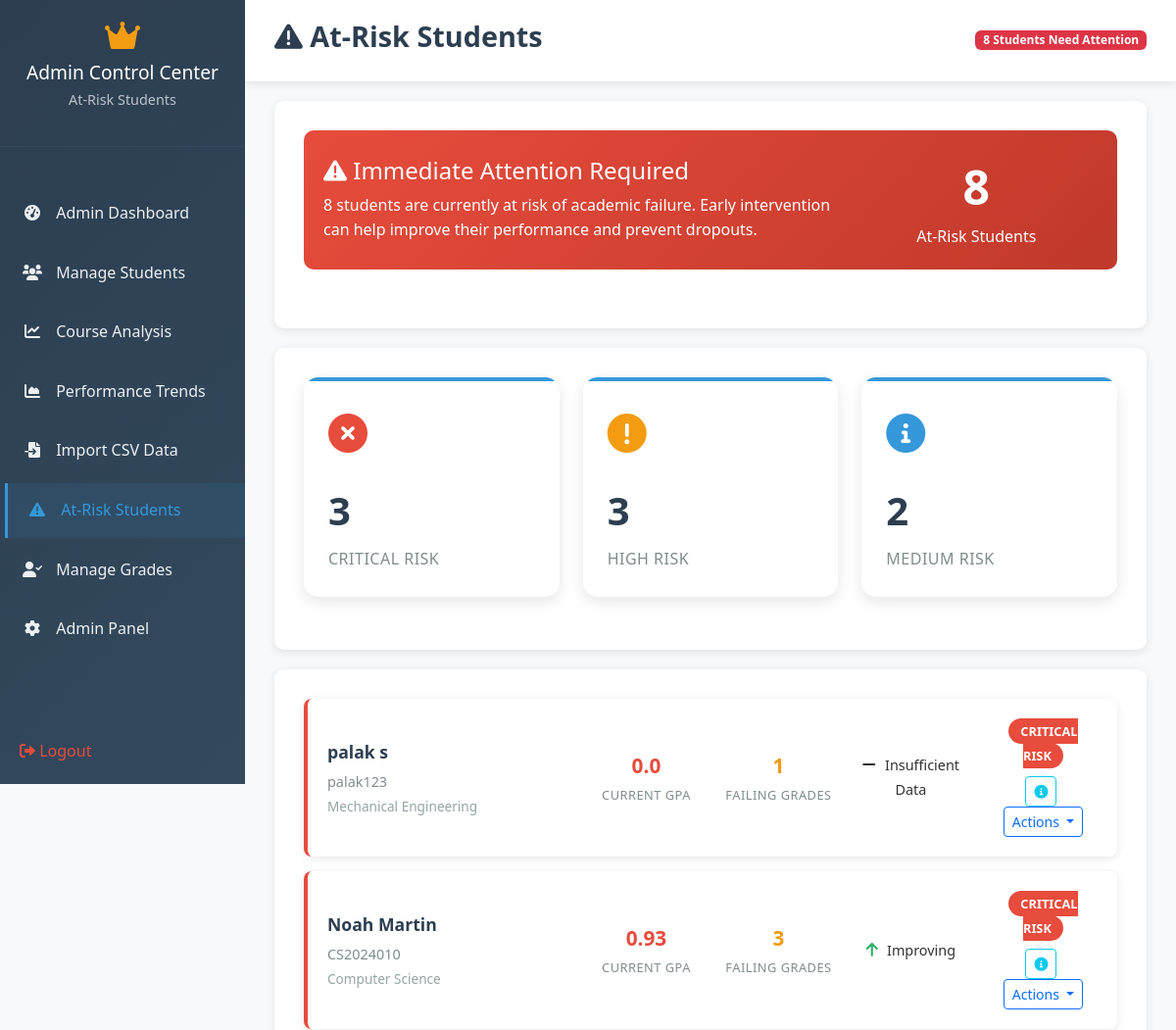
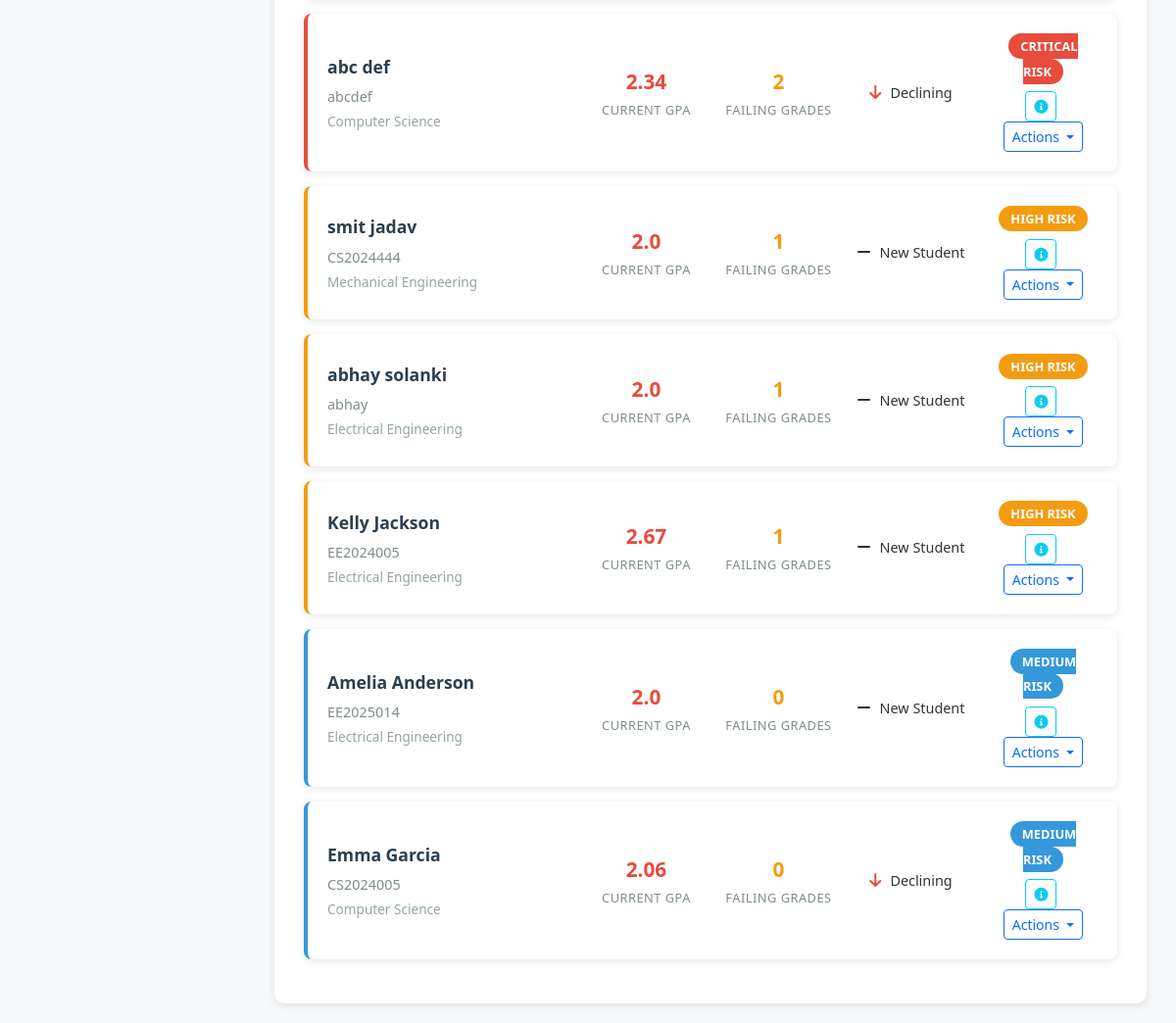
/at-risk-students/ (signed in), run on the app's committed database (2 pictures, top to bottom).
### sms/models.py (models this page shows, shortened)
class Student(models.Model):
    YEAR_CHOICES = (
        ('1', 'First Year'),
        ('2', 'Second Year'),
        ('3', 'Third Year'),
        ('4', 'Fourth Year'),
    )
    user = models.OneToOneField(User, on_delete=models.CASCADE, related_name='student_profile')
    student_id = models.CharField(max_length=20, unique=True)
    department = models.ForeignKey(Department, on_delete=models.CASCADE, related_name='students')
    year = models.CharField(max_length=1, choices=YEAR_CHOICES, default='1')
    enrollment_date = models.DateField()
    date_of_birth = models.DateField(blank=True, null=True)
    parent_name = models.CharField(max_length=100, blank=True, null=True)
    parent_phone = models.CharField(max_length=15, blank=True, null=True)
    emergency_contact = models.CharField(max_length=15, blank=True, null=True)
    is_active = models.BooleanField(default=True)
    created_at = models.DateTimeField(auto_now_add=True)
    updated_at = models.DateTimeField(auto_now=True)
    class Meta:
        ordering = ['student_id']

class User(AbstractUser):
    USER_TYPE_CHOICES = (
        ('admin', 'Admin'),
        ('student', 'Student'),
    )
    user_type = models.CharField(max_length=10, choices=USER_TYPE_CHOICES, default='student')
    phone = models.CharField(max_length=15, blank=True, null=True)
    address = models.TextField(blank=True, null=True)
    profile_picture = models.ImageField(upload_to='profile_pics/', blank=True, null=True)
    created_at = models.DateTimeField(auto_now_add=True)
    updated_at = models.DateTimeField(auto_now=True)

class Department(models.Model):
    name = models.CharField(max_length=100, unique=True)
    code = models.CharField(max_length=10, unique=True)
    description = models.TextField(blank=True, null=True)
    head_of_department = models.CharField(max_length=100, blank=True, null=True)
    created_at = models.DateTimeField(auto_now_add=True)
    updated_at = models.DateTimeField(auto_now=True)
    class Meta:
        ordering = ['name']

### sms/views.py (the view)
# urls.py: path('at-risk-students/', views.at_risk_students, name='at_risk_students'),
@login_required
def at_risk_students(request):
    if request.user.user_type != 'admin':
        messages.error(request, 'Access denied. Admin privileges required.')
        return redirect('sms:login')
    at_risk_students = []
    students = Student.objects.select_related('user', 'department').filter(is_active=True)
    for student in students:
        grades = Grade.objects.filter(student=student)
        if grades.exists():
            avg_gpa = grades.aggregate(avg_gpa=Avg('gpa'))['avg_gpa']
            failing_grades = grades.filter(grade='F').count()
            total_grades = grades.count()
            is_at_risk = (
                avg_gpa < 2.5 or  # Low GPA
                failing_grades > 0 or  # Has failing grades
                (failing_grades / total_grades) > 0.3  # High failure rate
            )
            if is_at_risk:
                recent_grades = grades.order_by('-created_at')[:3]
                if recent_grades.count() >= 2:
                    recent_avg = sum(g.gpa for g in recent_grades) / len(recent_grades)
                    older_grades = grades.exclude(
                        id__in=[g.id for g in recent_grades]
                    )
                    if older_grades.exists():
                        older_avg = older_grades.aggregate(avg_gpa=Avg('gpa'))['avg_gpa']
                        trend = 'Improving' if recent_avg > older_avg else 'Declining'
                    else:
                        trend = 'New Student'
                else:
                    trend = 'Insufficient Data'
                if avg_gpa < 1.5 or failing_grades >= 2:
                    risk_level = 'Critical'
                elif avg_gpa < 2.0 or failing_grades >= 1:
                    risk_level = 'High'
                else:
                    risk_level = 'Medium'
                at_risk_students.append({
                    'student': student,
                    'avg_gpa': round(avg_gpa, 2),
                    'failing_grades': failing_grades,
                    'total_grades': total_grades,
                    'trend': trend,
                    'risk_level': risk_level,
                    'last_grade': grades.order_by('-created_at').first()
                })
    risk_order = {'Critical': 0, 'High': 1, 'Medium': 2}
    at_risk_students.sort(key=lambda x: (risk_order[x['risk_level']], x['avg_gpa']))
    critical_count = sum(1 for student in at_risk_students if student['risk_level'] == 'Critical')
    high_count = sum(1 for student in at_risk_students if student['risk_level'] == 'High')
    medium_count = sum(1 for student in at_risk_students if student['risk_level'] == 'Medium')
    context = {
        'at_risk_students': at_risk_students,
        'total_at_risk': len(at_risk_students),
        'critical_count': critical_count,
        'high_count': high_count,
        'medium_count': medium_count,
    }
    return render(request, 'sms/at_risk_students.html', context)

### templates/sms/at_risk_students.html (shortened to what this page needs)
{% extends 'base.html' %} {% load static %}  {% block content %}
<div class="admin-sidebar">
  <div class="sidebar-header">
    <i
      class="fas fa-crown"
      style="color: #f39c12; font-size: 2rem; margin-bottom: 10px"
    ></i>
    <h3>Admin Control Center</h3>
    <p>At-Risk Students</p>
  </div>
  <ul class="sidebar-menu">
    <li>
      <a href="{% url 'sms:admin_dashboard' %}">
        <i class="fas fa-tachometer-alt"></i> Admin Dashboard
      </a>
    </li>
    <li>
      <a href="{% url 'sms:manage_students' %}">
        <i class="fas fa-users"></i> Manage Students
      </a>
    </li>
    <li>
      <a href="{% url 'sms:course_analysis' %}">
        <i class="fas fa-chart-line"></i> Course Analysis
      </a>
    </li>
    <li>
      <a href="{% url 'sms:performance_trends' %}">
        <i class="fas fa-chart-area"></i> Performance Trends
      </a>
    </li>
    <li>
      <a href="{% url 'sms:import_csv_data' %}">
        <i class="fas fa-file-import"></i> Import CSV Data
      </a>
    </li>
    <li>
      <a href="{% url 'sms:at_risk_students' %}" class="active">
        <i class="fas fa-exclamation-triangle"></i> At-Risk Students
      </a>
    </li>
    <li>
      <a href="{% url 'sms:manage_grades' %}">
        <i class="fas fa-user-check"></i> Manage Grades
      </a>
    </li>
    <li>
      <a href="{% url 'sms:admin_panel' %}">
        <i class="fas fa-cog"></i> Admin Panel
      </a>
    </li>
  </ul>
  <div style="position: absolute; bottom: 20px; left: 20px; right: 20px">
    <a
      href="{% url 'sms:logout' %}"
      style="color: #e74c3c; text-decoration: none"
    >
      <i class="fas fa-sign-out-alt"></i> Logout
    </a>
  </div>
</div>
<div class="main-content">
  <div class="top-navbar">
    <h1><i class="fas fa-exclamation-triangle"></i> At-Risk Students</h1>
    <div class="user-info">
      <span class="badge bg-danger"
        >{{ total_at_risk }} Students Need Attention</span
      >
    </div>
  </div>
  {% if total_at_risk > 0 %}
  <div class="form-container">
    <div class="alert-summary">
      <div class="row align-items-center">
        <div class="col-md-8">
          <h4>
            <i class="fas fa-exclamation-triangle"></i> Immediate Attention
            Required
          </h4>
          <p class="mb-0">
            {{ total_at_risk }} students are currently at risk of academic
            failure. Early intervention can help improve their performance and
            prevent dropouts.
          </p>
        </div>
        <div class="col-md-4 text-center">
          <div style="font-size: 3rem; font-weight: bold">
            {{ total_at_risk }}
          </div>
          <div>At-Risk Students</div>
        </div>
      </div>
    </div>
  </div>
  {% endif %}
  <div class="form-container">
    <div class="row mb-4">
      <div class="col-md-4">
        <div
          class="stat-card risk-critical clickable-card"
          onclick="filterByRisk('Critical')"
          style="cursor: pointer"
        >
          <div class="stat-icon" style="color: #e74c3c">
            <i class="fas fa-times-circle"></i>
          </div>
          <div class="stat-number">{{ critical_count }}</div>
          <div class="stat-label">Critical Risk</div>
        </div>
      </div>
      <div class="col-md-4">
        <div
          class="stat-card risk-high clickable-card"
          onclick="filterByRisk('High')"
          style="cursor: pointer"
        >
          <div class="stat-icon" style="color: #f39c12">
            <i class="fas fa-exclamation-circle"></i>
          </div>
          <div class="stat-number">{{ high_count }}</div>
          <div class="stat-label">High Risk</div>
        </div>
      </div>
      <div class="col-md-4">
        <div
          class="stat-card risk-medium clickable-card"
          onclick="filterByRisk('Medium')"
          style="cursor: pointer"
        >
          <div class="stat-icon" style="color: #3498db">
            <i class="fas fa-info-circle"></i>
          </div>
          <div class="stat-number">{{ medium_count }}</div>
          <div class="stat-label">Medium Risk</div>
        </div>
      </div>
    </div>
  </div>
  <div class="form-container">
    {% if at_risk_students %} {% for student_data in at_risk_students %}
    <div class="risk-card risk-{{ student_data.risk_level|lower }}">
      <div class="row align-items-center">
        <div class="col-md-4">
          <div class="student-name">
            {{ student_data.student.user.get_full_name }}
          </div>
          <div class="student-id">{{ student_data.student.student_id }}</div>
          <div class="student-department">
            {{ student_data.student.department.name }}
          </div>
        </div>
        <div class="col-md-2 text-center">
          <div class="stat-value" style="color: #e74c3c">
            {{ student_data.avg_gpa }}
          </div>
          <div class="stat-label">Current GPA</div>
        </div>
        <div class="col-md-2 text-center">
          <div class="stat-value" style="color: #f39c12">
            {{ student_data.failing_grades }}
          </div>
          <div class="stat-label">Failing Grades</div>
        </div>
        <div class="col-md-2 text-center">
          <span class="trend-icon trend-{{ student_data.trend|lower }}">
            {% if student_data.trend == 'Improving' %}
            <i class="fas fa-arrow-up"></i>
            {% elif student_data.trend == 'Declining' %}
            <i class="fas fa-arrow-down"></i>
            {% else %}
            <i class="fas fa-minus"></i>
            {% endif %}
          </span>
          <span style="font-size: 0.9rem">{{ student_data.trend }}</span>
        </div>
        <div class="col-md-2 text-center">
          <span class="risk-badge bg-{{ student_data.risk_level|lower }}">
            {{ student_data.risk_level }} Risk
          </span>
          <div class="mt-2">
            <button
              class="btn btn-outline-info btn-sm me-1"
              onclick="toggleDetails('{{ student_data.student.id }}')"
            >
              <i class="fas fa-info-circle"></i>
            </button>
            <div class="dropdown d-inline">
              <button
                class="btn btn-outline-primary btn-sm dropdown-toggle"
                type="button"
                data-bs-toggle="dropdown"
              >
                Actions
              </button>
            </div>
          </div>
        </div>
      </div>
    </div>
    {% endfor %} {% endif %}
  </div>
</div>
{% endblock %}

### static/css/style.css (style rules this page uses)
* { margin: 0; padding: 0; box-sizing: border-box; }
body { font-family: 'Segoe UI', Tahoma, Geneva, Verdana, sans-serif; line-height: 1.6; color: #333; }
.admin-sidebar { background: linear-gradient(180deg, #2c3e50 0%, #34495e 100%); min-height: 100vh; position: fixed; left: 0; top: 0; width: 250px; z-index: 1000; transition: all 0.3s ease; }
.admin-sidebar .sidebar-header { padding: 20px; text-align: center; border-bottom: 1px solid #34495e; }
.admin-sidebar .sidebar-header h3 { color: white; font-size: 1.2rem; margin-bottom: 5px; }
.admin-sidebar .sidebar-header p { color: #bdc3c7; font-size: 0.9rem; }
.admin-sidebar .sidebar-menu { list-style: none; padding: 20px 0; }
.admin-sidebar .sidebar-menu li { margin-bottom: 5px; }
.admin-sidebar .sidebar-menu a { display: block; padding: 15px 20px; color: #ecf0f1; text-decoration: none; transition: all 0.3s ease; border-left: 3px solid transparent; }
.admin-sidebar .sidebar-menu a:hover, .admin-sidebar .sidebar-menu a.active { background: rgba(52, 152, 219, 0.1); border-left-color: #3498db; color: #3498db; }
.admin-sidebar .sidebar-menu i { margin-right: 10px; width: 20px; text-align: center; }
.main-content { margin-left: 250px; min-height: 100vh; background: #f8f9fa; }
.top-navbar { background: white; padding: 15px 30px; box-shadow: 0 2px 4px rgba(0,0,0,0.1); display: flex; justify-content: space-between; align-items: center; }
.top-navbar h1 { color: #2c3e50; font-size: 1.8rem; font-weight: 600; }
.user-info { display: flex; align-items: center; gap: 15px; }
.stat-card { background: white; border-radius: 15px; padding: 25px; box-shadow: 0 5px 15px rgba(0,0,0,0.1); transition: transform 0.3s ease; position: relative; overflow: hidden; }
.stat-card::before { content: ''; position: absolute; top: 0; left: 0; right: 0; height: 4px; background: var(--card-color, #3498db); }
.stat-card .stat-icon { font-size: 2.5rem; margin-bottom: 15px; color: var(--card-color, #3498db); }
.stat-card .stat-number { font-size: 2.5rem; font-weight: 700; color: #2c3e50; margin-bottom: 5px; }
.stat-card .stat-label { color: #7f8c8d; font-size: 1rem; font-weight: 500; }
.form-container { background: white; border-radius: 15px; padding: 30px; margin: 20px; box-shadow: 0 5px 15px rgba(0,0,0,0.1); }

### data on the page
Student: student.user.get_full_name "palak s", student.student_id "palak123", student.department.name "Mechanical Engineering", avg_gpa "0.0", failing_grades "1", trend "Insufficient Data", risk_level "CRITICAL"
Student: student.user.get_full_name "Noah Martin", student.student_id "CS2024010", student.department.name "Computer Science", avg_gpa "0.93", failing_grades "3", trend "Improving", risk_level "CRITICAL"
Student: student.user.get_full_name "abc def", student.student_id "abcdef", student.department.name "Computer Science", avg_gpa "2.34", failing_grades "2", trend "Declining", risk_level "CRITICAL"
Student: student.user.get_full_name "smit jadav", student.student_id "CS2024444", student.department.name "Mechanical Engineering", avg_gpa "2.0", failing_grades "1", trend "New Student", risk_level "HIGH"
Student: student.user.get_full_name "abhay solanki", student.student_id "abhay", student.department.name "Electrical Engineering", avg_gpa "2.0", failing_grades "1", trend "New Student", risk_level "HIGH"
Student: student.user.get_full_name "Kelly Jackson", student.student_id "EE2024005", student.department.name "Electrical Engineering", avg_gpa "2.67", failing_grades "1", trend "New Student", risk_level "HIGH"
Student: student.user.get_full_name "Amelia Anderson", student.student_id "EE2025014", student.department.name "Electrical Engineering", avg_gpa "2.0", failing_grades "0", trend "New Student", risk_level "MEDIUM"
Student: student.user.get_full_name "Emma Garcia", student.student_id "CS2024005", student.department.name "Computer Science", avg_gpa "2.06", failing_grades "0", trend "Declining", risk_level "MEDIUM"

### other printed values
{{ total_at_risk }} "8"
{{ critical_count }} "3"
{{ high_count }} "3"
{{ medium_count }} "2"
